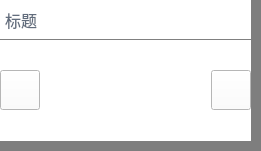
                    <widget class="QWidget" name="zhezhao" native="true">
                     <property name="geometry">
                      <rect>
                       <x>0</x>
                       <y>0</y>
                       <width>261</width>
                       <height>151</height>
                      </rect>
                     </property>
                     <property name="styleSheet">
                      <string notr="true">background-color:rgba(0,0,0,0.3);</string>
                     </property>
                     <widget class="QWidget" name="imageview" native="true">
                      <property name="geometry">
                       <rect>
                        <x>0</x>
                        <y>0</y>
                        <width>251</width>
                        <height>141</height>
                       </rect>
                      </property>
                      <property name="styleSheet">
                       <string notr="true">background-color:white;</string>
                      </property>
                      <layout class="QVBoxLayout" name="verticalLayout_43">
                       <property name="spacing">
                        <number>0</number>
                       </property>
                       <property name="leftMargin">
                        <number>0</number>
                       </property>
                       <property name="topMargin">
                        <number>0</number>
                       </property>
                       <property name="rightMargin">
                        <number>0</number>
                       </property>
                       <property name="bottomMargin">
                        <number>0</number>
                       </property>
                       <item>
                        <widget class="QWidget" name="imageview_top" native="true">
                         <property name="minimumSize">
                          <size>
                           <width>0</width>
                           <height>40</height>
                          </size>
                         </property>
                         <property name="maximumSize">
                          <size>
                           <width>999999</width>
                           <height>40</height>
                          </size>
                         </property>
                         <property name="styleSheet">
                          <string notr="true">border-bottom:1px solid gray;</string>
                         </property>
                         <layout class="QHBoxLayout" name="horizontalLayout_19">
                          <property name="spacing">
                           <number>0</number>
                          </property>
                          <property name="leftMargin">
                           <number>0</number>
                          </property>
                          <property name="topMargin">
                           <number>0</number>
                          </property>
                          <property name="rightMargin">
                           <number>0</number>
                          </property>
                          <property name="bottomMargin">
                           <number>0</number>
                          </property>
                          <item>
                           <widget class="QLabel" name="label_41">
                            <property name="minimumSize">
                             <size>
                              <width>5</width>
                              <height>0</height>
                             </size>
                            </property>
                            <property name="maximumSize">
                             <size>
                              <width>5</width>
                              <height>16777215</height>
                             </size>
                            </property>
                            <property name="text">
                             <string/>
                            </property>
                            <property name="pixmap">
                             <pixmap resource="twoDdisplay.qrc">:/twoDdisplay/rectleft</pixmap>
                            </property>
                           </widget>
                          </item>
                          <item>
                           <widget class="QLabel" name="imageview_title">
                            <property name="styleSheet">
                             <string notr="true">font-size:16px;
color:rgb(98,109,125);</string>
                            </property>
                            <property name="text">
                             <string>标题</string>
                            </property>
                           </widget>
                          </item>
                          <item>
                           <widget class="QToolButton" name="imageview_close">
                            <property name="minimumSize">
                             <size>
                              <width>30</width>
                              <height>30</height>
                             </size>
                            </property>
                            <property name="maximumSize">
                             <size>
                              <width>30</width>
                              <height>30</height>
                             </size>
                            </property>
                            <property name="cursor">
                             <cursorShape>PointingHandCursor</cursorShape>
                            </property>
                            <property name="styleSheet">
                             <string notr="true">QToolButton:hover{
	background-color:transparent;
	background-image: url(:/twoDdisplay/closehover);
    border:0px;}

QToolButton {
	background-color:transparent;
	background-image: url(:/twoDdisplay/close);
    border:0px;
}</string>
                            </property>
                            <property name="text">
                             <string/>
                            </property>
                            <property name="iconSize">
                             <size>
                              <width>20</width>
                              <height>20</height>
                             </size>
                            </property>
                           </widget>
                          </item>
                          <item>
                           <widget class="QLabel" name="label_137">
                            <property name="minimumSize">
                             <size>
                              <width>5</width>
                              <height>0</height>
                             </size>
                            </property>
                            <property name="maximumSize">
                             <size>
                              <width>5</width>
                              <height>16777215</height>
                             </size>
                            </property>
                            <property name="text">
                             <string/>
                            </property>
                            <property name="pixmap">
                             <pixmap resource="twoDdisplay.qrc">:/twoDdisplay/rectright</pixmap>
                            </property>
                            <property name="alignment">
                             <set>Qt::AlignRight|Qt::AlignTrailing|Qt::AlignVCenter</set>
                            </property>
                           </widget>
                          </item>
                         </layout>
                        </widget>
                       </item>
                       <item>
                        <widget class="QWidget" name="imageview_wid" native="true">
                         <property name="minimumSize">
                          <size>
                           <width>0</width>
                           <height>0</height>
                          </size>
                         </property>
                         <property name="maximumSize">
                          <size>
                           <width>16777215</width>
                           <height>1677215</height>
                          </size>
                         </property>
                         <property name="styleSheet">
                          <string notr="true"/>
                         </property>
                         <layout class="QHBoxLayout" name="horizontalLayout_48">
                          <property name="spacing">
                           <number>0</number>
                          </property>
                          <property name="leftMargin">
                           <number>0</number>
                          </property>
                          <property name="topMargin">
                           <number>0</number>
                          </property>
                          <property name="rightMargin">
                           <number>0</number>
                          </property>
                          <property name="bottomMargin">
                           <number>0</number>
                          </property>
                          <item>
                           <widget class="QToolButton" name="imgleft">
                            <property name="minimumSize">
                             <size>
                              <width>40</width>
                              <height>40</height>
                             </size>
                            </property>
                            <property name="maximumSize">
                             <size>
                              <width>40</width>
                              <height>16777215</height>
                             </size>
                            </property>
                            <property name="cursor">
                             <cursorShape>PointingHandCursor</cursorShape>
                            </property>
                            <property name="text">
                             <string/>
                            </property>
                            <property name="icon">
                             <iconset resource="twoDdisplay.qrc">
                              <normaloff>:/twoDdisplay/images/twoDdisplay/leftarr.png</normaloff>:/twoDdisplay/images/twoDdisplay/leftarr.png</iconset>
                            </property>
                            <property name="iconSize">
                             <size>
                              <width>20</width>
                              <height>20</height>
                             </size>
                            </property>
                           </widget>
                          </item>
                          <item>
                           <widget class="QLabel" name="imageview_label">
                            <property name="minimumSize">
                             <size>
                              <width>0</width>
                              <height>0</height>
                             </size>
                            </property>
                            <property name="maximumSize">
                             <size>
                              <width>16777215</width>
                              <height>700</height>
                             </size>
                            </property>
                            <property name="styleSheet">
                             <string notr="true">margin:20px 0px;</string>
                            </property>
                            <property name="text">
                             <string/>
                            </property>
                            <property name="scaledContents">
                             <bool>false</bool>
                            </property>
                            <property name="alignment">
                             <set>Qt::AlignCenter</set>
                            </property>
                           </widget>
                          </item>
                          <item>
                           <widget class="QToolButton" name="imgright">
                            <property name="minimumSize">
                             <size>
                              <width>40</width>
                              <height>40</height>
                             </size>
                            </property>
                            <property name="maximumSize">
                             <size>
                              <width>40</width>
                              <height>16777215</height>
                             </size>
                            </property>
                            <property name="cursor">
                             <cursorShape>PointingHandCursor</cursorShape>
                            </property>
                            <property name="text">
                             <string/>
                            </property>
                            <property name="icon">
                             <iconset resource="twoDdisplay.qrc">
                              <normaloff>:/twoDdisplay/images/twoDdisplay/rightarr.png</normaloff>:/twoDdisplay/images/twoDdisplay/rightarr.png</iconset>
                            </property>
                            <property name="iconSize">
                             <size>
                              <width>20</width>
                              <height>20</height>
                             </size>
                            </property>
                           </widget>
                          </item>
                         </layout>
                        </widget>
                       </item>
                      </layout>
                     </widget>
                    </widget>
